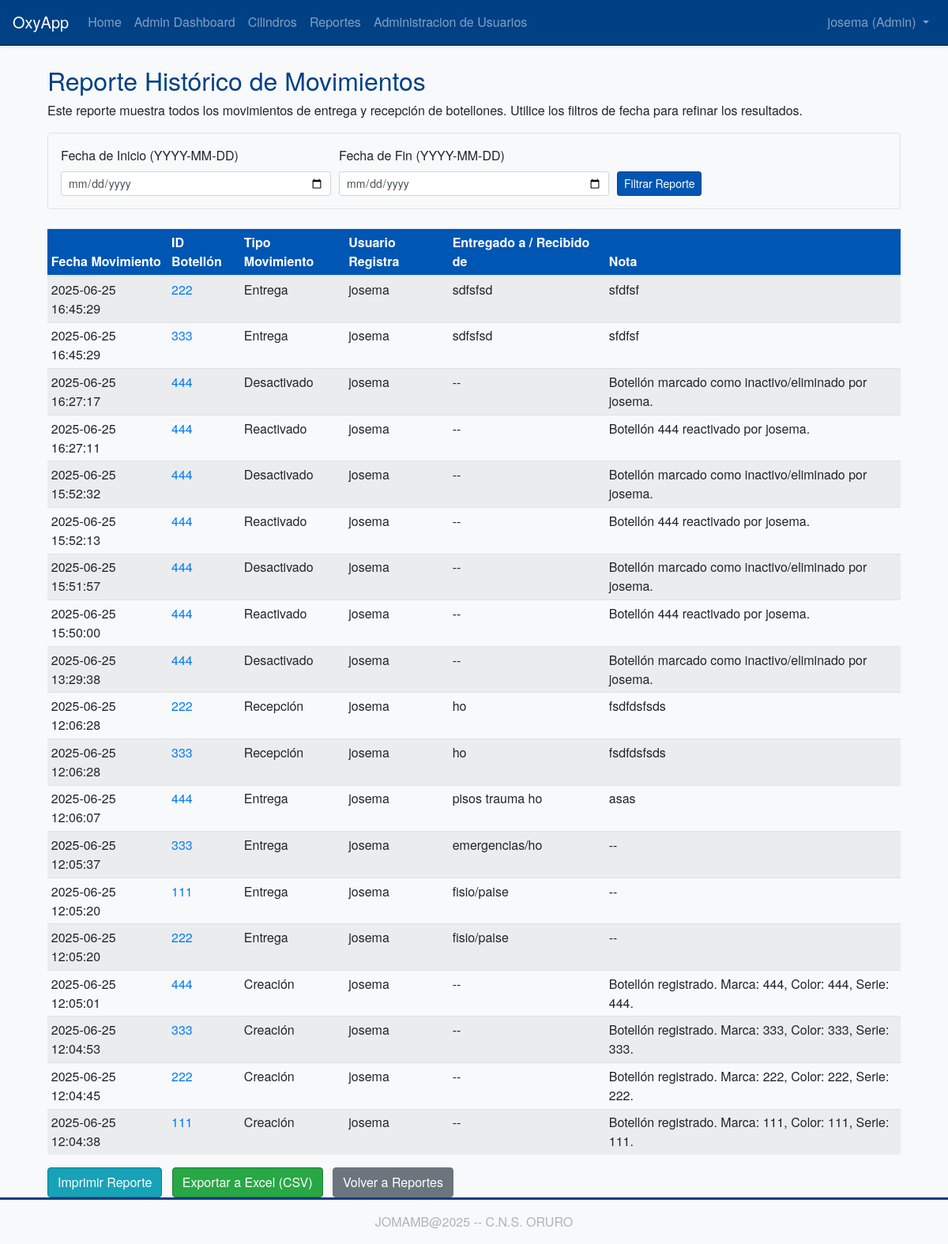
Page /reports/historical_movements (signed in) on the committed database.
### app/models/user.py (models this page shows, shortened)
class User(UserMixin, db.Model):
    __tablename__ = 'user'
    id = db.Column(db.Integer, primary_key=True)
    username = db.Column(db.String(64), index=True, unique=True, nullable=False)
    email = db.Column(db.String(120), index=True, unique=True, nullable=False)
    password_hash = db.Column(db.String(128))
    nombre = db.Column(db.String(64), index=True, nullable=True)
    apellidos = db.Column(db.String(128), index=True, nullable=True)
    role = db.Column(db.String(10), default='user', nullable=False)
    movimientos_registrados = db.relationship(
        'HistorialMovimiento',
        foreign_keys='HistorialMovimiento.user_id', # Especificar explícitamente la FK
        backref=db.backref('usuario', lazy='joined'),
        lazy='dynamic',
        order_by=lambda: desc(HistorialMovimiento.fecha_movimiento) if HistorialMovimiento else 'historial_movimiento.fecha_movimiento DESC' # Lambda para ordenamiento diferido
    )

### app/models/historial.py (models this page shows, shortened)
class HistorialMovimiento(db.Model):
    __tablename__ = 'historial_movimiento'
    id = db.Column(db.Integer, primary_key=True)
    cylinder_id = db.Column(db.Integer, db.ForeignKey('cylinder.id'), nullable=False, index=True)
    user_id = db.Column(db.Integer, db.ForeignKey('user.id'), nullable=False, index=True)
    tipo_movimiento = db.Column(db.String(20), nullable=False, index=True)
    fecha_movimiento = db.Column(db.DateTime, nullable=False, default=datetime.utcnow, index=True)
    nombre_contraparte = db.Column(db.String(150), nullable=True)
    nota = db.Column(db.Text, nullable=True)

### app/models/cylinder.py (models this page shows, shortened)
class Cylinder(db.Model):
    __tablename__ = 'cylinder'
    id = db.Column(db.Integer, primary_key=True)
    cylinder_id_tag = db.Column(db.String(64), index=True, unique=True, nullable=False)
    status = db.Column(db.String(64), default='available', nullable=False)
    creation_date = db.Column(db.DateTime, index=True, default=datetime.utcnow)
    reception_date = db.Column(db.DateTime, nullable=True, index=True)
    delivery_date = db.Column(db.DateTime, nullable=True, index=True)
    marca = db.Column(db.String(80), nullable=True)
    color = db.Column(db.String(50), nullable=True)
    numero_serie = db.Column(db.String(80), nullable=True, index=True)
    esta_activo = db.Column(db.Boolean, default=True, nullable=True, index=True)##solo para pruebas
    historial_movimientos = db.relationship(
        'HistorialMovimiento',
        backref='cilindro',
        lazy='dynamic',
        order_by='HistorialMovimiento.fecha_movimiento.desc()'
    )

### app/routes/reports.py (the view, shortened to what this page needs)
@bp.route('/historical_movements', methods=['GET', 'POST'])
@login_required
def historical_movements_report():
    form = DateRangeReportForm(request.form)
    query = HistorialMovimiento.query.join(Cylinder).join(User)
    fecha_inicio_str = request.values.get('fecha_inicio', None)
    fecha_fin_str = request.values.get('fecha_fin', None)
    if form.clear_filter.data:
        return redirect(url_for('reports.historical_movements_report'))
    if form.validate_on_submit() and form.submit_filter.data:
        if form.fecha_inicio.data:
            query = query.filter(HistorialMovimiento.fecha_movimiento >= form.fecha_inicio.data)
        if form.fecha_fin.data:
            fecha_fin_con_hora = datetime.combine(form.fecha_fin.data, time.max)
            query = query.filter(HistorialMovimiento.fecha_movimiento <= fecha_fin_con_hora)
    page = request.args.get('page', 1, type=int)
    movements_pagination = query.order_by(HistorialMovimiento.fecha_movimiento.desc()).paginate(
        page=page, per_page=20, error_out=False
    )
    pagination_params = {'page': movements_pagination.next_num}
    if form.fecha_inicio.data: pagination_params['fecha_inicio'] = form.fecha_inicio.data.strftime('%Y-%m-%d')
    if form.fecha_fin.data: pagination_params['fecha_fin'] = form.fecha_fin.data.strftime('%Y-%m-%d')
    next_url = url_for('reports.historical_movements_report', **pagination_params) if movements_pagination.has_next else None
    pagination_params['page'] = movements_pagination.prev_num
    prev_url = url_for('reports.historical_movements_report', **pagination_params) if movements_pagination.has_prev else None
    return render_template('reports/historical_movements_report.html',
                           title='Reporte Histórico de Movimientos',
                           form=form,
                           movimientos=movements_pagination.items,
                           pagination=movements_pagination,
                           next_url=next_url,
                           prev_url=prev_url,
                           current_fecha_inicio=form.fecha_inicio.data.strftime('%Y-%m-%d') if form.fecha_inicio.data else None,
                           current_fecha_fin=form.fecha_fin.data.strftime('%Y-%m-%d') if form.fecha_fin.data else None
                           )

### app/forms.py
class DateRangeReportForm(FlaskForm):
    fecha_inicio = DateField('Fecha de Inicio (YYYY-MM-DD)', format='%Y-%m-%d', validators=[Optional()])
    fecha_fin = DateField('Fecha de Fin (YYYY-MM-DD)', format='%Y-%m-%d', validators=[Optional(), date_check])
    submit_filter = SubmitField('Filtrar Reporte')
    clear_filter = SubmitField('Limpiar Filtro')

### app/models/user.py (called while the page is built)
@login.user_loader
def load_user(id):
    return User.query.get(int(id))

### app/templates/reports/historical_movements_report.html (shortened to what this page needs)
{% extends "base.html" %}
{% import "bootstrap_wtf.html" as wtf %}
{% block content %}
<div class="container mt-4">
    <div class="printable-area">
        <h2>{{ title }}</h2>
        <p class="report-description">Este reporte muestra todos los movimientos de entrega y recepción de botellones. Utilice los filtros de fecha para refinar los resultados.</p>
        <form method="POST" action="{{ url_for('reports.historical_movements_report') }}" class="mb-4 p-3 border rounded bg-light no-print">
            <div class="form-row align-items-end">
                <div class="col-md-4">
                    {{ form.fecha_inicio.label(class="form-control-label") }}
                    {{ form.fecha_inicio(class="form-control form-control-sm" + (" is-invalid" if form.fecha_inicio.errors else "")) }}
                </div>
                <div class="col-md-4">
                    {{ form.fecha_fin.label(class="form-control-label") }}
                    {{ form.fecha_fin(class="form-control form-control-sm" + (" is-invalid" if form.fecha_fin.errors else "")) }}
                </div>
                <div class="col-md-auto">
                    {{ form.submit_filter(class="btn btn-primary btn-sm") }}
                </div>
            </div>
        </form>
        {% if movimientos %}
        <table class="table table-sm table-striped table-hover mt-3">
            <thead>
                <tr>
                    <th>Fecha Movimiento</th>
                    <th>ID Botellón</th>
                    <th>Tipo Movimiento</th>
                    <th>Usuario Registra</th>
                    <th>Entregado a / Recibido de</th>
                    <th>Nota</th>
                </tr>
            </thead>
            <tbody>
                {% for movimiento in movimientos %}
                <tr>
                    <td>{{ movimiento.fecha_movimiento.strftime('%Y-%m-%d %H:%M:%S') if movimiento.fecha_movimiento else 'N/A' }}</td>
                    <td>
                        {% if movimiento.cilindro %}
                        <a href="{{ url_for('cylinders.view_cylinder', cylinder_id=movimiento.cilindro.id) }}">{{ movimiento.cilindro.cylinder_id_tag }}</a>
                        {% else %}
                        N/A (Botellón eliminado)
                        {% endif %}
                    </td>
                    <td>
                        {% if movimiento.tipo_movimiento == 'creacion' %}Creación
                        {% elif movimiento.tipo_movimiento == 'entrega' %}Entrega
                        {% elif movimiento.tipo_movimiento == 'recepcion' %}Recepción
                        {% else %}{{ movimiento.tipo_movimiento | title }}
                        {% endif %}
                    </td>
                    <td>{{ movimiento.usuario.username if movimiento.usuario else 'N/A' }}</td>
                    <td>{{ movimiento.nombre_contraparte or '--' }}</td>
                    <td>{{ movimiento.nota or '--' }}</td>
                </tr>
                {% endfor %}
            </tbody>
        </table>
        {% else %}
        <div class="alert alert-info mt-3">
            No se encontraron movimientos para el rango de fechas seleccionado o no hay movimientos registrados.
        </div>
        {% endif %}
    </div>
    <div class="mt-3 no-print">
        <button onclick="window.print();" class="btn btn-info mr-2">Imprimir Reporte</button>
        <a href="{{ url_for('reports.export_historical_movements_csv', fecha_inicio=current_fecha_inicio, fecha_fin=current_fecha_fin) }}" class="btn btn-success mr-2">Exportar a Excel (CSV)</a>
        <a href="{{ url_for('reports.index') }}" class="btn btn-secondary">Volver a Reportes</a>
    </div>
</div>
{% endblock %}

### app/templates/base.html (shortened to what this page needs)
<!doctype html>
<html lang="en">
  <head>
    <link rel="stylesheet" href="https://stackpath.bootstrapcdn.com/bootstrap/4.5.2/css/bootstrap.min.css">
    <link rel="stylesheet" href="{{ url_for('static', filename='css/custom.css') }}">
    <link rel="stylesheet" href="{{ url_for('static', filename='css/print.css') }}" media="print">
  </head>
  <body>
    <nav class="navbar navbar-expand-lg navbar-dark bg-primary shadow-sm">
      <a class="navbar-brand" href="{{ url_for('main.index') }}">OxyApp</a>
      <div class="collapse navbar-collapse" id="navbarNav">
        <ul class="navbar-nav mr-auto">
          <li class="nav-item">
            <a class="nav-link" href="{{ url_for('main.index') }}">Home</a>
          </li>
          {% if current_user.is_authenticated %}
            {% if current_user.role == 'user' %}
            <li class="nav-item">
              <a class="nav-link" href="{{ url_for('main.dashboard') }}">Dashboard</a>
            </li>
            {% elif current_user.role == 'admin' %}
            <li class="nav-item">
              <a class="nav-link" href="{{ url_for('admin.dashboard') }}">Admin Dashboard</a>
            </li>
            {% endif %}
          <li class="nav-item">
            <a class="nav-link" href="{{ url_for('cylinders.index') }}">Cilindros</a>
          </li>
          <li class="nav-item">
            <a class="nav-link" href="{{ url_for('reports.index') }}">Reportes</a>
          </li>
          {% if current_user.role == 'admin' %}
          <li class="nav-item">
            <a class="nav-link" href="{{ url_for('admin.manage_users') }}">Administracion de Usuarios</a>
          </li>
          {% endif %}
          {% endif %}
        </ul>
        <ul class="navbar-nav">
          {% if current_user.is_anonymous %}
          <li class="nav-item">
            <a class="nav-link" href="{{ url_for('auth.login') }}">Login</a>
          </li>
          <li class="nav-item">
            <a class="nav-link btn btn-outline-light btn-sm" href="{{ url_for('auth.register') }}">Registro</a>
          </li>
          {% else %}
          <li class="nav-item dropdown">
            <a class="nav-link dropdown-toggle" href="#" id="navbarDropdown" role="button" data-toggle="dropdown" aria-haspopup="true" aria-expanded="false">
              {{ current_user.username }} ({{ current_user.role | title }})
            </a>
          </li>
          {% endif %}
        </ul>
      </div>
    </nav>
    <main role="main" class="container mt-4">
      {% block content %}{% endblock %}
    </main>
    <footer class="footer mt-auto py-3 bg-light text-center">
        <div class="container">
            <span class="text-muted">JOMAMB@2025 -- C.N.S. ORURO</span>
        </div>
    </footer>
  </body>
</html>

### app/static/css/custom.css (style rules this page uses)
body { font-family: 'Helvetica Neue', Helvetica, Arial, sans-serif; background-color: #f8f9fa; color: #212529; }
.navbar-dark.bg-primary { background-color: #004085 !important; border-bottom: 2px solid #003366; }
.navbar-dark .navbar-brand, .navbar-dark .navbar-brand:hover, .navbar-dark .navbar-brand:focus, .navbar-dark .nav-link { color: #ffffff; }
.btn-primary { background-color: #0056b3; border-color: #004085; }
.btn-success { background-color: #28a745; border-color: #1e7e34; }
.btn-info { background-color: #17a2b8; border-color: #117a8b; }
.footer { background-color: #343a40; color: #f8f9fa; padding-top: 1.5rem; padding-bottom: 1.5rem; border-top: 3px solid #004085; }
.footer .text-muted { color: #adb5bd !important; }
h1, h2, h3, h4, h5, .display-4 { color: #004085; }
.table thead th { background-color: #0056b3; color: #ffffff; }

### rows in the picture
User: username "josema", role "Admin"
HistorialMovimiento: fecha_movimiento "2025-06-25 16:45:29", cilindro.cylinder_id_tag "222", tipo_movimiento "Entrega", usuario "josema", nombre_contraparte "sdfsfsd", nota "sfdfsf"
HistorialMovimiento: fecha_movimiento "2025-06-25 16:45:29", cilindro.cylinder_id_tag "333", tipo_movimiento "Entrega", usuario "josema", nombre_contraparte "sdfsfsd", nota "sfdfsf"
HistorialMovimiento: fecha_movimiento "2025-06-25 16:27:17", cilindro.cylinder_id_tag "444", tipo_movimiento "Desactivado", usuario "josema", nombre_contraparte "--", nota "Botellón marcado como inactivo/eliminado por josema."
HistorialMovimiento: fecha_movimiento "2025-06-25 16:27:11", cilindro.cylinder_id_tag "444", tipo_movimiento "Reactivado", usuario "josema", nombre_contraparte "--", nota "Botellón 444 reactivado por josema."
HistorialMovimiento: fecha_movimiento "2025-06-25 15:52:32", cilindro.cylinder_id_tag "444", tipo_movimiento "Desactivado", usuario "josema", nombre_contraparte "--", nota "Botellón marcado como inactivo/eliminado por josema."
HistorialMovimiento: fecha_movimiento "2025-06-25 15:52:13", cilindro.cylinder_id_tag "444", tipo_movimiento "Reactivado", usuario "josema", nombre_contraparte "--", nota "Botellón 444 reactivado por josema."
HistorialMovimiento: fecha_movimiento "2025-06-25 15:51:57", cilindro.cylinder_id_tag "444", tipo_movimiento "Desactivado", usuario "josema", nombre_contraparte "--", nota "Botellón marcado como inactivo/eliminado por josema."
HistorialMovimiento: fecha_movimiento "2025-06-25 15:50:00", cilindro.cylinder_id_tag "444", tipo_movimiento "Reactivado", usuario "josema", nombre_contraparte "--", nota "Botellón 444 reactivado por josema."
HistorialMovimiento: fecha_movimiento "2025-06-25 13:29:38", cilindro.cylinder_id_tag "444", tipo_movimiento "Desactivado", usuario "josema", nombre_contraparte "--", nota "Botellón marcado como inactivo/eliminado por josema."
HistorialMovimiento: fecha_movimiento "2025-06-25 12:06:28", cilindro.cylinder_id_tag "222", tipo_movimiento "Recepción", usuario "josema", nombre_contraparte "ho", nota "fsdfdsfsds"
HistorialMovimiento: fecha_movimiento "2025-06-25 12:06:28", cilindro.cylinder_id_tag "333", tipo_movimiento "Recepción", usuario "josema", nombre_contraparte "ho", nota "fsdfdsfsds"
HistorialMovimiento: fecha_movimiento "2025-06-25 12:06:07", cilindro.cylinder_id_tag "444", tipo_movimiento "Entrega", usuario "josema", nombre_contraparte "pisos trauma ho", nota "asas"
HistorialMovimiento: fecha_movimiento "2025-06-25 12:05:37", cilindro.cylinder_id_tag "333", tipo_movimiento "Entrega", usuario "josema", nombre_contraparte "emergencias/ho", nota "--"
HistorialMovimiento: fecha_movimiento "2025-06-25 12:05:20", cilindro.cylinder_id_tag "111", tipo_movimiento "Entrega", usuario "josema", nombre_contraparte "fisio/paise", nota "--"
HistorialMovimiento: fecha_movimiento "2025-06-25 12:05:20", cilindro.cylinder_id_tag "222", tipo_movimiento "Entrega", usuario "josema", nombre_contraparte "fisio/paise", nota "--"
HistorialMovimiento: fecha_movimiento "2025-06-25 12:05:01", cilindro.cylinder_id_tag "444", tipo_movimiento "Creación", usuario "josema", nombre_contraparte "--", nota "Botellón registrado. Marca: 444, Color: 444, Serie: 444."
HistorialMovimiento: fecha_movimiento "2025-06-25 12:04:53", cilindro.cylinder_id_tag "333", tipo_movimiento "Creación", usuario "josema", nombre_contraparte "--", nota "Botellón registrado. Marca: 333, Color: 333, Serie: 333."
HistorialMovimiento: fecha_movimiento "2025-06-25 12:04:45", cilindro.cylinder_id_tag "222", tipo_movimiento "Creación", usuario "josema", nombre_contraparte "--", nota "Botellón registrado. Marca: 222, Color: 222, Serie: 222."
HistorialMovimiento: fecha_movimiento "2025-06-25 12:04:38", cilindro.cylinder_id_tag "111", tipo_movimiento "Creación", usuario "josema", nombre_contraparte "--", nota "Botellón registrado. Marca: 111, Color: 111, Serie: 111."

### other values in the picture
{{ title }} "Reporte Histórico de Movimientos"
